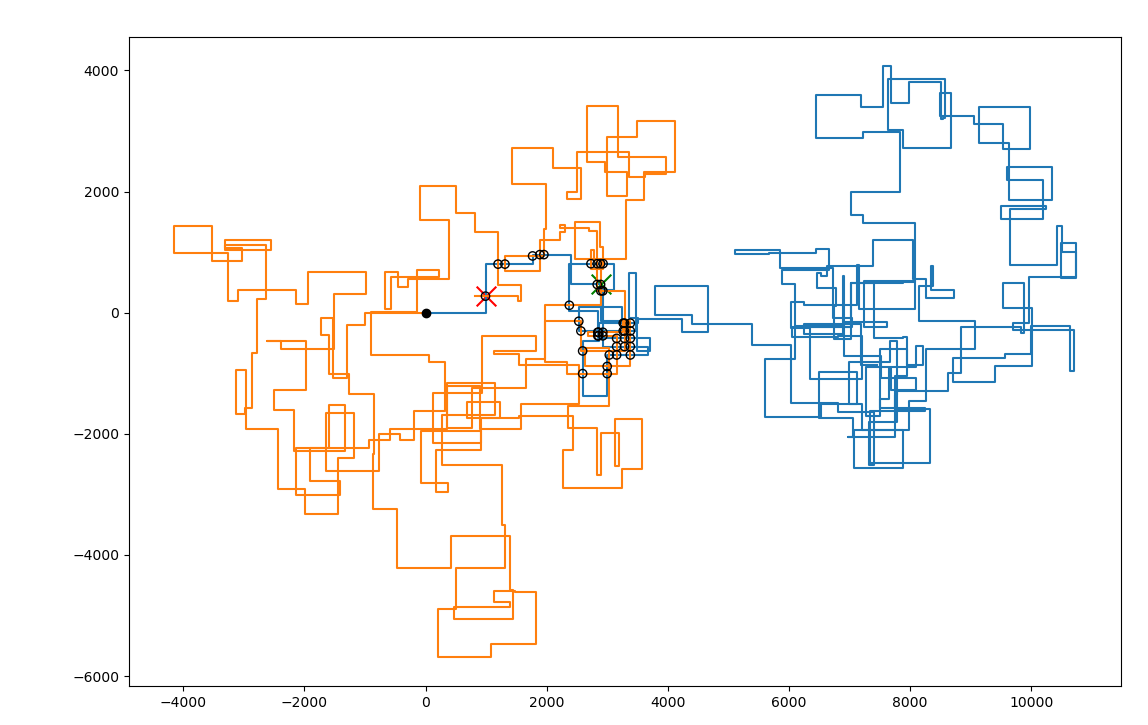

This figure's Python source:
import sys

# ===========================================

class Segment:
  def __init__(self, orient, x1, y1, x2, y2, prev_steps):
    self.orient = orient
    self.x1 = x1
    self.y1 = y1
    self.x2 = x2
    self.y2 = y2
    self.prev_steps = prev_steps

def gen_segments(wire_moves):
  segments = []
  x = y = 0
  steps = 0
  for move in wire_moves:
    direc = move[0]
    length = int(move[1:])
    if direc in ["R", "L"]:
      orient = "h"
      dx = (-1 if direc == "L" else 1) * length
      dy = 0
    elif direc in ["U", "D"]:
      orient = "v"
      dx = 0
      dy = (-1 if direc == "D" else 1) * length
    nx = x + dx
    ny = y + dy
    segments.append(Segment(orient, x, y, nx, ny, steps))
    x = nx
    y = ny
    steps += length
  return segments

def Manhattan(x1, y1, x2, y2):
  return abs(x1-x2) + abs(y1-y2)

def intersect(segment1, segment2):
  if segment1.orient == "h" and segment2.orient == "v":
    xlo = min(segment1.x1, segment1.x2)
    xhi = max(segment1.x1, segment1.x2)
    ylo = min(segment2.y1, segment2.y2)
    yhi = max(segment2.y1, segment2.y2)
    if xlo <= segment2.x1 <= xhi and ylo <= segment1.y1 <= yhi:
      return (segment2.x1, segment1.y1)
  elif segment1.orient == "v" and segment2.orient == "h":
    xlo = min(segment2.x1, segment2.x2)
    xhi = max(segment2.x1, segment2.x2)
    ylo = min(segment1.y1, segment1.y2)
    yhi = max(segment1.y1, segment1.y2)
    if xlo <= segment1.x1 <= xhi and ylo <= segment2.y1 <= yhi:
      return (segment1.x1, segment2.y1)
  return None

# ===========================================

wires = []
with open(sys.argv[1]) as f:
  for line in f:
    wires.append(line.strip().split(","))

segments1 = gen_segments(wires[0])
segments2 = gen_segments(wires[1])

import matplotlib.pyplot as plt

xs = [seg.x1 for seg in segments1] + [segments1[-1].x2]
ys = [seg.y1 for seg in segments1] + [segments1[-1].y2]
plt.plot(xs, ys)
xs = [seg.x1 for seg in segments2] + [segments2[-1].x2]
ys = [seg.y1 for seg in segments2] + [segments2[-1].y2]
plt.plot(xs, ys)
plt.gca().set_aspect("equal")

closest_inter = None
closest_dist = None
fastest_inter = None
fastest_steps = None
for seg1 in segments1:
  for seg2 in segments2:

    inter = intersect(seg1, seg2)
    if inter is not None and inter != (0,0):
      xi, yi = inter

      dist = Manhattan(0, 0, xi, yi)
      if closest_dist is None or dist < closest_dist:
        closest_dist = dist
        closest_inter = inter

      steps1 = seg1.prev_steps + Manhattan(seg1.x1, seg1.y1, xi, yi)
      steps2 = seg2.prev_steps + Manhattan(seg2.x1, seg2.y1, xi, yi)
      tot_steps = steps1 + steps2
      if fastest_steps is None or tot_steps < fastest_steps:
        fastest_steps = tot_steps
        fastest_inter = inter

      plt.scatter([inter[0]], [inter[1]], marker="o", color="k", fc="none", zorder=10)
      print(inter, dist, tot_steps)
    # print(seg1, seg2)

plt.scatter([closest_inter[0]], [closest_inter[1]], s=200, marker="x", color="r", zorder=-10)
plt.scatter([fastest_inter[0]], [fastest_inter[1]], s=200, marker="x", color="g", zorder=-10)

print(f"Part 1: {closest_dist}")
print(f"Part 1: {fastest_steps}")

plt.plot([0], [0], "ko")
plt.tight_layout()
plt.show()
